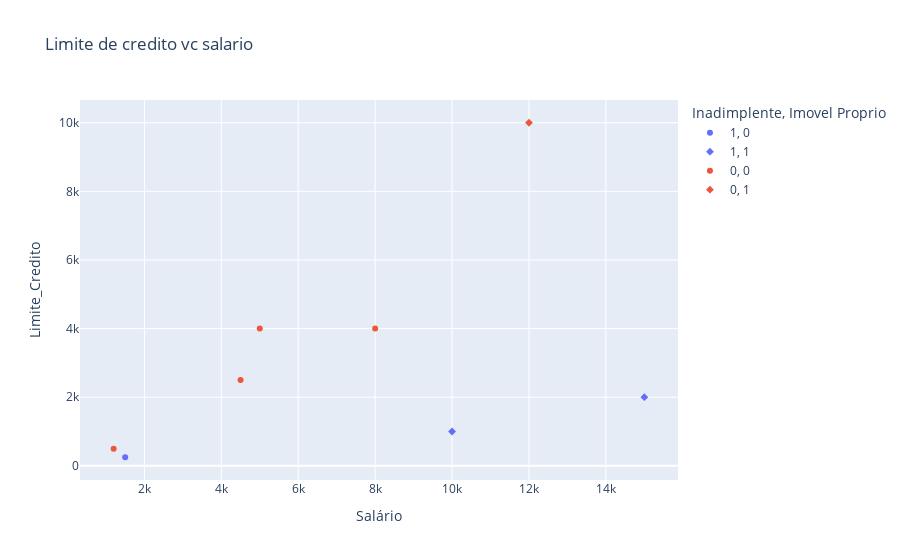

Write notebook code for a chart like this one.
### Markdown cell above
Justifiquem a escolha dos visuais e despertem o lado analítico de vocês com uma análise acerca do descoberto através dos gráficos. Lembrem o que aprendemos na aula, devemos ser assertivos na nossa mensagem.

### Code cell
df_ordenado = df.sort_values(by='Limite_Credito')

fig1 = px.scatter(
    df_ordenado,
    x= 'Salário',
    y= 'Limite_Credito',
    color= 'Historico_Inadimplencia',
    symbol= 'Imovel_Proprio',
    title= 'Limite de credito vc salario',
    labels= {'Historico_Inadimplencia': 'Inadimplente', 'Imovel_Proprio': 'Imovel Proprio'}
)
fig1.show()

### Figure 1 — Plotly figure (JSON) as saved in the notebook; plotly's stock layout.template omitted (floating-point values rounded to 4 significant figures)
{"data": [{"hovertemplate": "Inadimplente=1<br>Imovel Proprio=0<br>Salário=%{x}<br>Limite_Credito=%{y}<extra></extra>", "legendgroup": "1, 0", "marker": {"color": "#636efa", "symbol": "circle"}, "mode": "markers", "name": "1, 0", "orientation": "v", "showlegend": true, "type": "scatter", "x": [1500], "xaxis": "x", "y": [250], "yaxis": "y"}, {"hovertemplate": "Inadimplente=1<br>Imovel Proprio=1<br>Salário=%{x}<br>Limite_Credito=%{y}<extra></extra>", "legendgroup": "1, 1", "marker": {"color": "#636efa", "symbol": "diamond"}, "mode": "markers", "name": "1, 1", "orientation": "v", "showlegend": true, "type": "scatter", "x": [10000, 15000], "xaxis": "x", "y": [1000, 2000], "yaxis": "y"}, {"hovertemplate": "Inadimplente=0<br>Imovel Proprio=0<br>Salário=%{x}<br>Limite_Credito=%{y}<extra></extra>", "legendgroup": "0, 0", "marker": {"color": "#EF553B", "symbol": "circle"}, "mode": "markers", "name": "0, 0", "orientation": "v", "showlegend": true, "type": "scatter", "x": [1200, 4500, 8000, 5000], "xaxis": "x", "y": [500, 2500, 4000, 4000], "yaxis": "y"}, {"hovertemplate": "Inadimplente=0<br>Imovel Proprio=1<br>Salário=%{x}<br>Limite_Credito=%{y}<extra></extra>", "legendgroup": "0, 1", "marker": {"color": "#EF553B", "symbol": "diamond"}, "mode": "markers", "name": "0, 1", "orientation": "v", "showlegend": true, "type": "scatter", "x": [12000], "xaxis": "x", "y": [10000], "yaxis": "y"}], "layout": {"autosize": true, "legend": {"title": {"text": "Inadimplente, Imovel Proprio"}, "tracegroupgap": 0}, "title": {"text": "Limite de credito vc salario"}, "xaxis": {"anchor": "y", "autorange": true, "domain": [0, 1], "range": [342.8, 15860.0], "title": {"text": "Salário"}, "type": "linear"}, "yaxis": {"anchor": "x", "autorange": true, "domain": [0, 1], "range": [-554.6, 10800.0], "title": {"text": "Limite_Credito"}, "type": "linear"}}}
